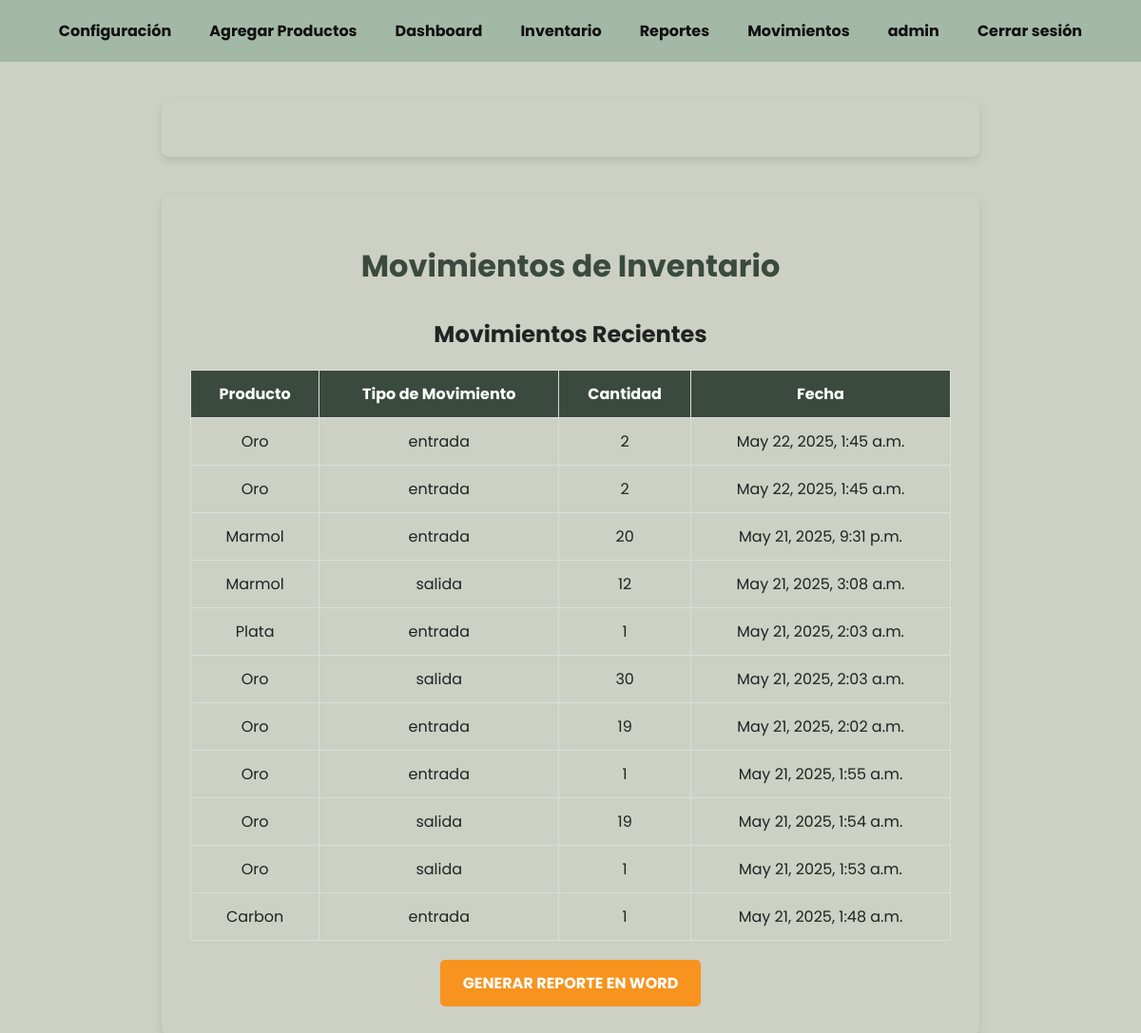
Before: /reportes/ (signed in) with the older database file.
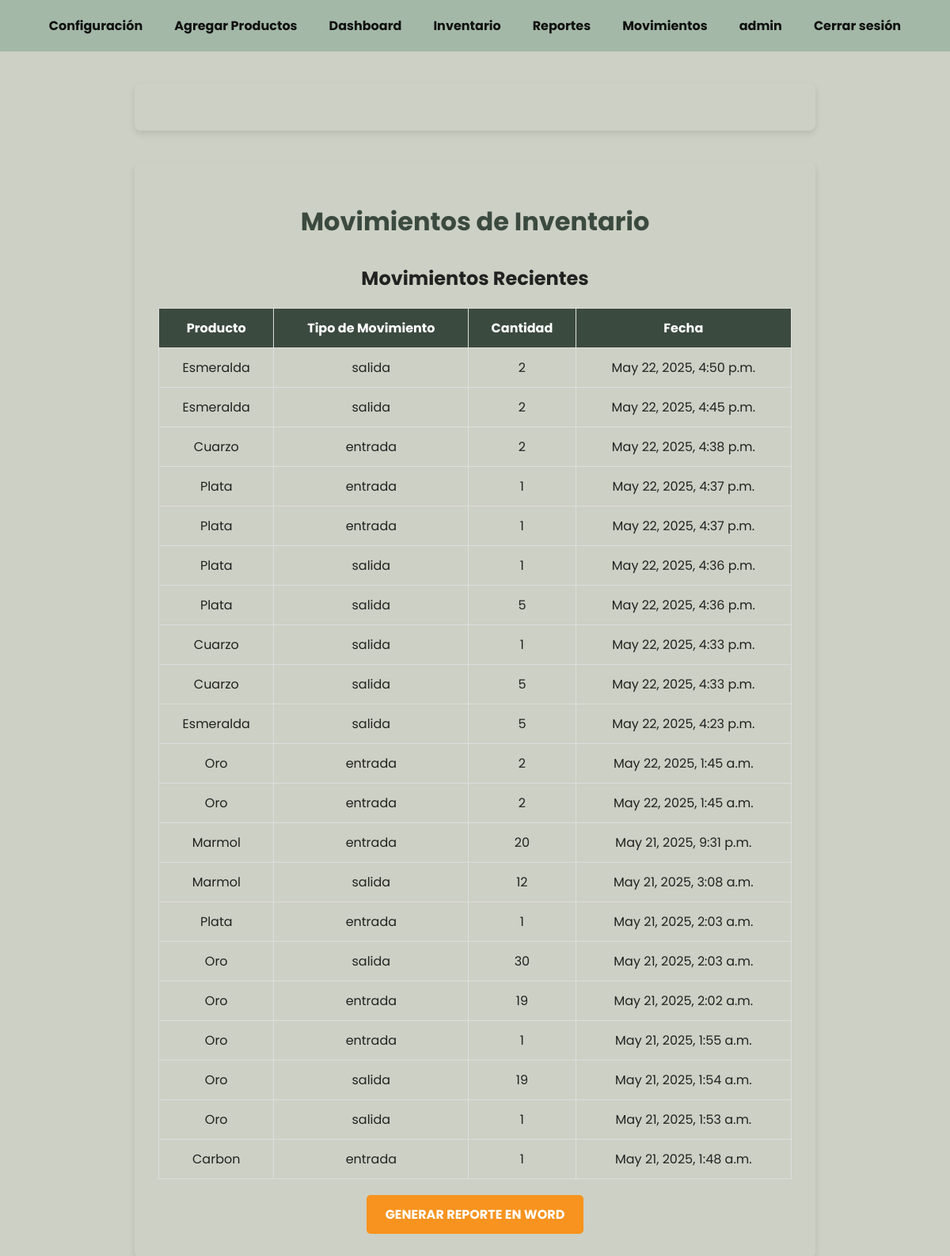
After: the same page with the newer database file.
### inventario_app/models.py (models this page shows, shortened)
class Movimiento(models.Model):
    TIPO_MOVIMIENTO = (
        ('entrada', 'Entrada'),
        ('salida', 'Salida'),
    )
    producto = models.ForeignKey(Producto, on_delete=models.CASCADE)
    tipo_movimiento = models.CharField(max_length=7, choices=TIPO_MOVIMIENTO)
    cantidad = models.IntegerField()
    fecha = models.DateTimeField(auto_now_add=True)
    usuario = models.ForeignKey(User, on_delete=models.CASCADE)

class Producto(models.Model):
    nombre = models.CharField(max_length=255)
    descripcion = models.TextField()
    stock = models.IntegerField()
    precio = models.DecimalField(max_digits=10, decimal_places=2)
    imagen = models.ImageField(upload_to='productos/', null=True, blank=True)
    created_at = models.DateTimeField(auto_now_add=True)
    updated_at = models.DateTimeField(auto_now=True)
    estado = models.BooleanField(default=True)
    fecha_vencimiento = models.DateField(null=True, blank=True)  # Fecha de vencimiento del producto

### inventario_app/views.py (the view)
# urls.py: path('reportes/', views.reportes_view, name='reportes'),
@login_required
def reportes_view(request):
    movimientos = Movimiento.objects.all().order_by('-fecha')
    return render(request, 'inventario_app/reportes.html', {
        'movimientos': movimientos,
        'movimientos_count': movimientos.count(),
    })

### inventario_app/context_processors.py (called while the page is built)
def admin_check(request):
    print(f"Verificando usuario: {request.user.username}")  # Esto te confirmará que el context processor se ejecuta.
    if not request.user.is_authenticated:
        return {'es_admin': False}
    es_admin = request.user.groups.filter(name='Administrador').exists()
    print(es_admin)
    return {'es_admin': es_admin}

### inventario_app/templates/inventario_app/reportes.html (shortened to what this page needs)
<!DOCTYPE html>
<html lang="es">
<head>
</head>
<body>
    {% include "inventario_app/navbar.html" %}
    <div class="container">
        <h1>Movimientos de Inventario</h1>
        <h2>Movimientos Recientes</h2>
        <table>
            <thead>
                <tr>
                    <th>Producto</th>
                    <th>Tipo de Movimiento</th>
                    <th>Cantidad</th>
                    <th>Fecha</th>
                </tr>
            </thead>
            <tbody>
                {% for movimiento in movimientos %}
                    <tr>
                        <td>{{ movimiento.producto.nombre }}</td>
                        <td>{{ movimiento.tipo_movimiento }}</td>
                        <td>{{ movimiento.cantidad }}</td>
                        <td>{{ movimiento.fecha }}</td>
                    </tr>
                {% empty %}
                    <tr>
                        <td colspan="4" style="text-align:center; padding: 20px; color: #666;">
                            No hay movimientos registrados.
                        </td>
                    </tr>
                {% endfor %}
            </tbody>
        </table>
        <a href="{% url 'generar_reporte_word' %}" class="button">Generar Reporte en Word</a>
    </div>
</body>
</html>

Changed rows visible on the page:
added Movimiento: producto.nombre "Esmeralda", tipo_movimiento "salida", cantidad "2", fecha "May 22, 2025, 4:50 p.m."
added Movimiento: producto.nombre "Esmeralda", tipo_movimiento "salida", cantidad "2", fecha "May 22, 2025, 4:45 p.m."
added Movimiento: producto.nombre "Cuarzo", tipo_movimiento "entrada", cantidad "2", fecha "May 22, 2025, 4:38 p.m."
added Movimiento: producto.nombre "Plata", tipo_movimiento "entrada", cantidad "1", fecha "May 22, 2025, 4:37 p.m."
added Movimiento: producto.nombre "Plata", tipo_movimiento "entrada", cantidad "1", fecha "May 22, 2025, 4:37 p.m."
added Movimiento: producto.nombre "Plata", tipo_movimiento "salida", cantidad "1", fecha "May 22, 2025, 4:36 p.m."
added Movimiento: producto.nombre "Plata", tipo_movimiento "salida", cantidad "5", fecha "May 22, 2025, 4:36 p.m."
added Movimiento: producto.nombre "Cuarzo", tipo_movimiento "salida", cantidad "1", fecha "May 22, 2025, 4:33 p.m."
added Movimiento: producto.nombre "Cuarzo", tipo_movimiento "salida", cantidad "5", fecha "May 22, 2025, 4:33 p.m."
added Movimiento: producto.nombre "Esmeralda", tipo_movimiento "salida", cantidad "5", fecha "May 22, 2025, 4:23 p.m."
